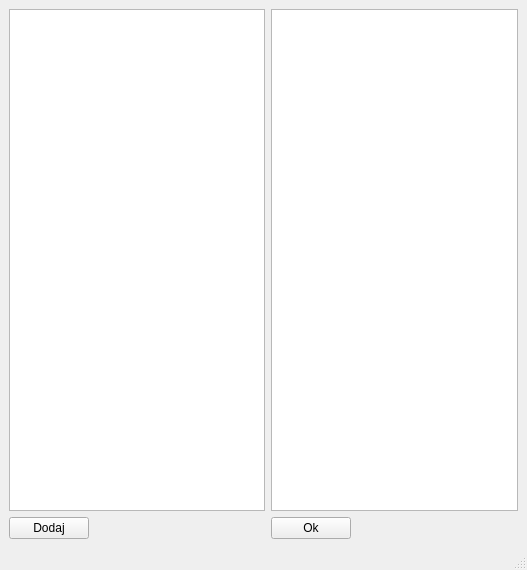
<?xml version="1.0" encoding="UTF-8"?>
<ui version="4.0">
 <class>RelationWindow</class>
 <widget class="QMainWindow" name="RelationWindow">
  <property name="geometry">
   <rect>
    <x>0</x>
    <y>0</y>
    <width>527</width>
    <height>570</height>
   </rect>
  </property>
  <property name="windowTitle">
   <string>MainWindow</string>
  </property>
  <widget class="QWidget" name="centralwidget">
   <layout class="QFormLayout" name="formLayout">
    <item row="0" column="0">
     <widget class="QListView" name="listView"/>
    </item>
    <item row="0" column="1">
     <widget class="QListView" name="listView_2"/>
    </item>
    <item row="1" column="1">
     <widget class="QPushButton" name="pushButton_2">
      <property name="sizePolicy">
       <sizepolicy hsizetype="Fixed" vsizetype="Fixed">
        <horstretch>0</horstretch>
        <verstretch>0</verstretch>
       </sizepolicy>
      </property>
      <property name="text">
       <string>Ok</string>
      </property>
     </widget>
    </item>
    <item row="1" column="0">
     <widget class="QPushButton" name="pushButton">
      <property name="text">
       <string>Dodaj</string>
      </property>
     </widget>
    </item>
   </layout>
  </widget>
  <widget class="QMenuBar" name="menubar">
   <property name="geometry">
    <rect>
     <x>0</x>
     <y>0</y>
     <width>527</width>
     <height>22</height>
    </rect>
   </property>
  </widget>
  <widget class="QStatusBar" name="statusbar"/>
 </widget>
 <resources/>
 <connections>
  <connection>
   <sender>pushButton</sender>
   <signal>clicked()</signal>
   <receiver>RelationWindow</receiver>
   <slot>addNewItem()</slot>
   <hints>
    <hint type="sourcelabel">
     <x>232</x>
     <y>524</y>
    </hint>
    <hint type="destinationlabel">
     <x>120</x>
     <y>524</y>
    </hint>
   </hints>
  </connection>
 </connections>
 <slots>
  <slot>addNewItem()</slot>
 </slots>
</ui>
